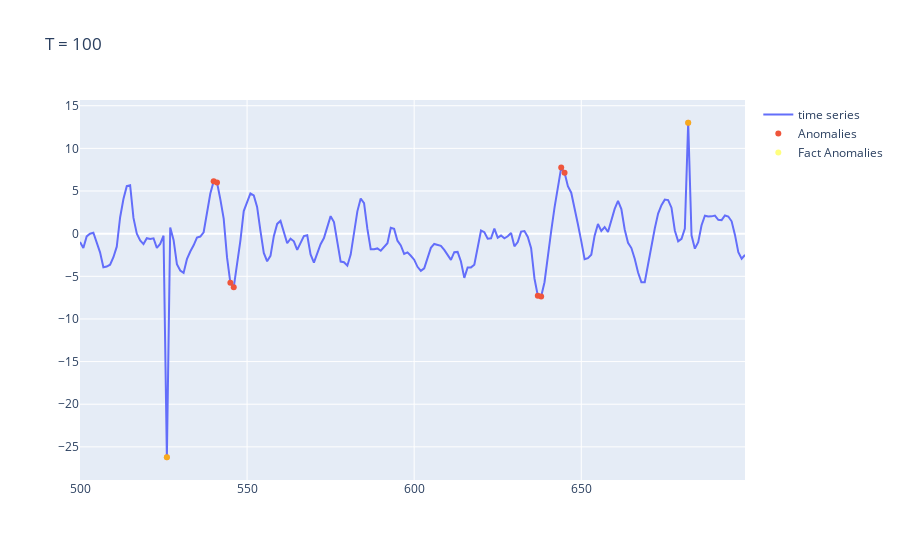

Source (notebook cell):
### Code cell
gpr.fit(d2.x_values[0:500, None], d2.y_values[0:500])
gp2, sigma=gpr.predict(d2.x_values[500:700,None], return_std=True)

df_res = d2[500:700].copy()
df_res['fact'] = test2
df_res['forecast'] = gp2
df_res.loc[df_res['fact'] == 0, 'MAPE'] = 0.05
df_res.loc[df_res['fact'] != 0 , 'MAPE'] = abs(df_res.fact - df_res.forecast)

threshold = percentile(df_res.MAPE, 95)
df_res['anomaly'] =df_res.MAPE > threshold

a = df_res.loc[df_res.anomaly, ['fact']]
om = df_res.loc[d2.outliers_mask, ['y_values']]
fig = go.Figure()
fig.add_trace(go.Scatter(x=df_res.index, y=df_res.fact, 
                        mode='lines', name='time series'))
fig.add_trace(go.Scatter(x=a.index, y=a.fact, 
                       mode='markers', name='Anomalies'))
fig.add_trace(go.Scatter(x=om.index, y=om.y_values, 
                       mode='markers', name='Fact Anomalies',line_color='yellow', opacity=0.5))
fig.update_layout(title=f"T = {len(train)}")
fig.show()
f,t=df_res.anomaly.value_counts()
print(f'n_outliers = {t}')
f=t/len(test)
print(f'FPR = {f}')

### Figure 1 — Plotly figure (JSON) as saved in the notebook; plotly's stock layout.template omitted (floating-point values rounded to 4 significant figures; data arrays with more than 128 entries replaced by an {"elided": "..."} marker saying what was removed)
{"data": [{"mode": "lines", "name": "time series", "type": "scatter", "x": {"elided": "200 int values"}, "y": {"elided": "200 float values"}}, {"mode": "markers", "name": "Anomalies", "type": "scatter", "x": [526, 540, 541, 545, 546, 637, 638, 644, 645, 682], "y": [-26.22, 6.146, 6.001, -5.761, -6.297, -7.275, -7.373, 7.751, 7.141, 13.0]}, {"line": {"color": "yellow"}, "mode": "markers", "name": "Fact Anomalies", "opacity": 0.5, "type": "scatter", "x": [526, 682], "y": [-26.22, 13.0]}], "layout": {"title": {"text": "T = 100"}}}
